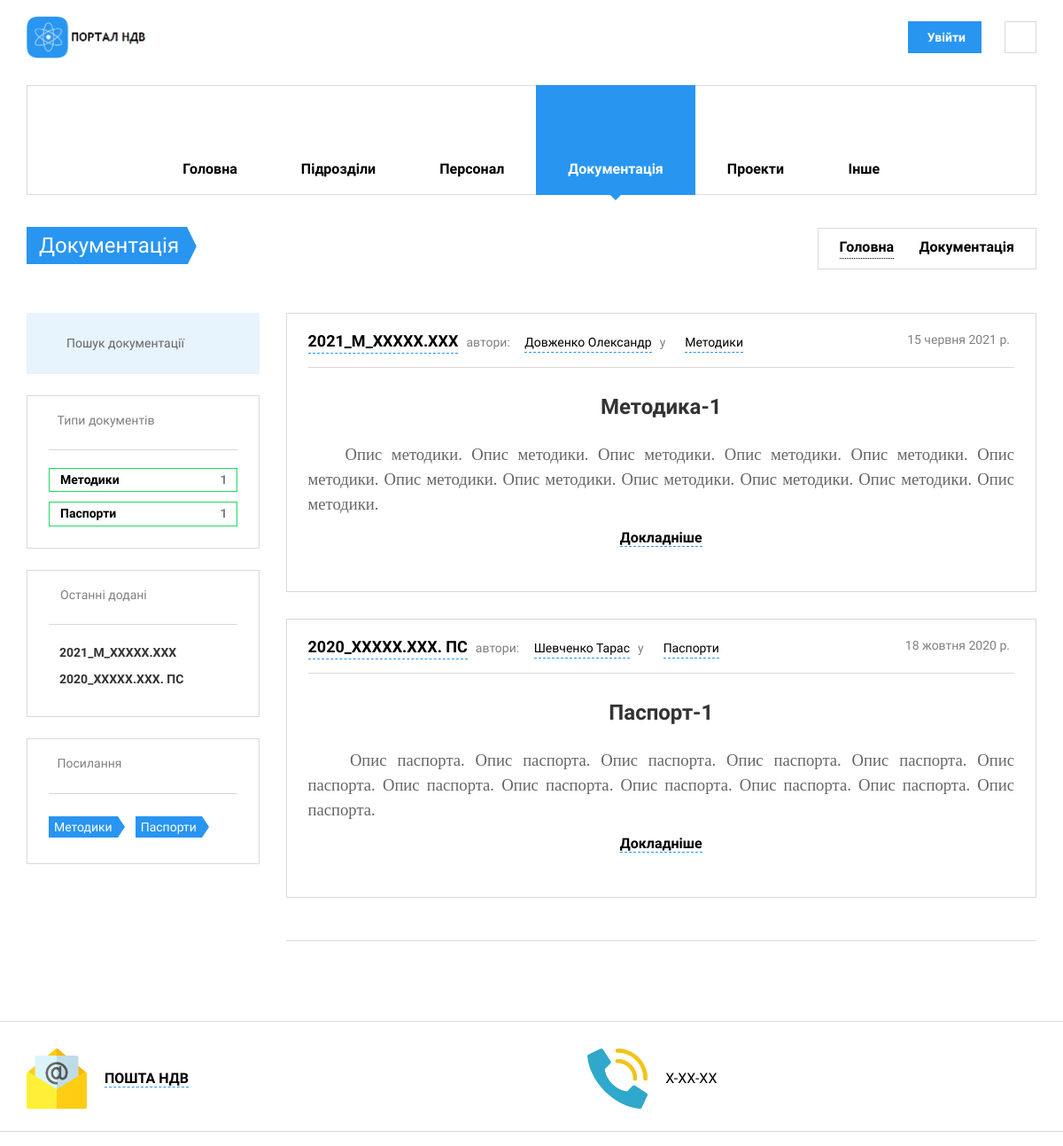
The page /documents/docs/ (upper part) on the database as committed earlier.
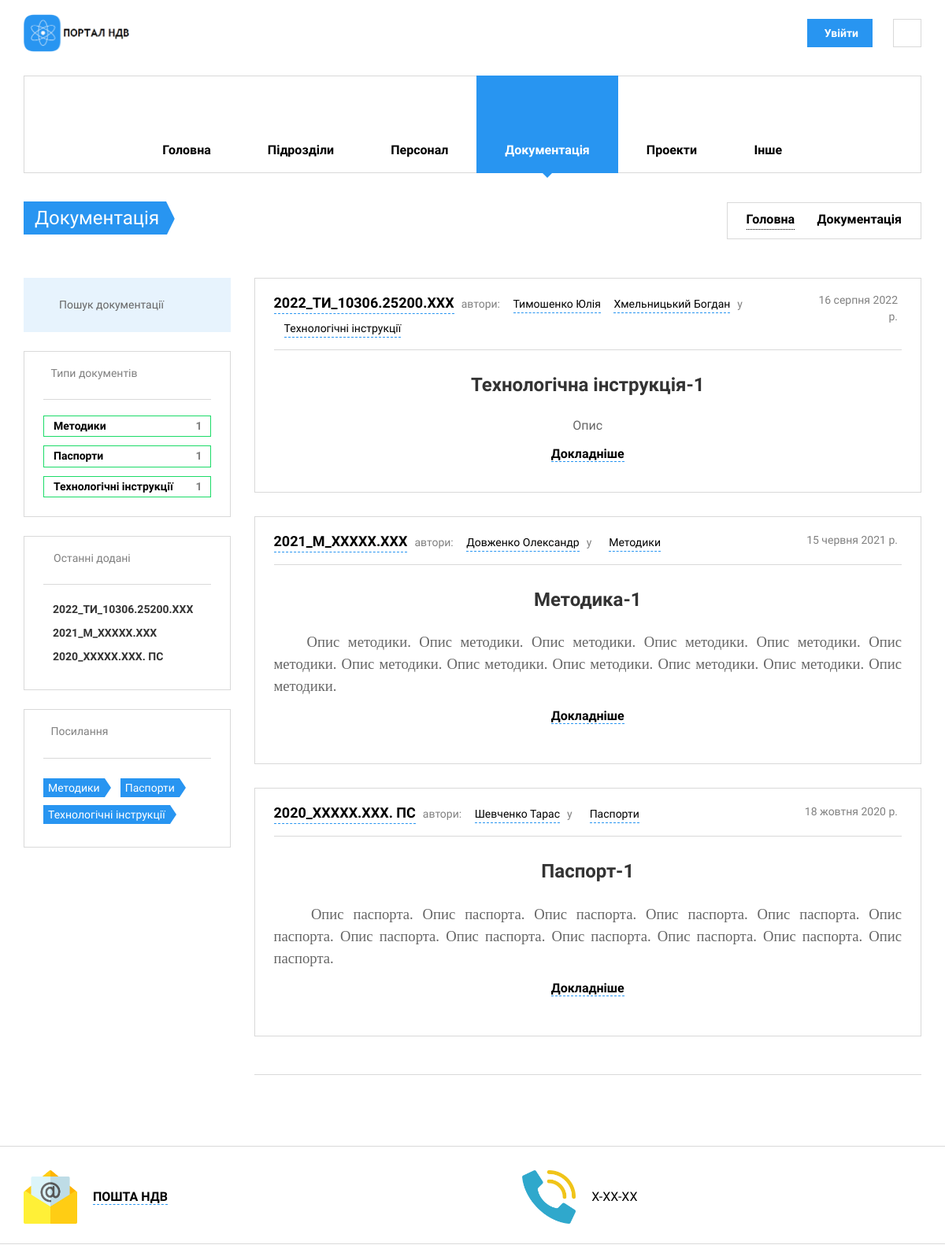
The same page on the database as committed later.
### documents/models.py (models this page shows, shortened)
class Documents(models.Model):
    CHOICES_DOC_TYPE = (
        ("M", "Методики"), ("P", "Паспорти"), ("KE", "Керівництва з експлуатації"), ("TD", "Техничні довідки"),
        ("ZT", "Технічні звіти"), ("TI", "Технологічні інструкції"), ("I", "Інше"), (None, "Тип"))
    CHOICES_STATUS = (("Р", "Розробка"), ("У", "Узгодження"), ("В", "Впроваджено"), (None, "Статус"))
    year = models.CharField(max_length=4, help_text="Введіть рік випуску",
                            verbose_name="Рік випуску", null=True)
    number = models.CharField(max_length=20, help_text="Введіть номер документу",
                              verbose_name="Номер документа", null=True)
    name = models.CharField(max_length=500, help_text="Введіть назву документу",
                            verbose_name="Назва документа")
    description = models.TextField(max_length=5000, help_text='Введіть короткий опис документа (мета)',
                                   verbose_name='Опис документа', null=True)
    slug = models.SlugField(max_length=500, unique=True, verbose_name='URL', db_index=True)
    div = models.ForeignKey(Divisions, on_delete=models.SET_NULL, null=True, verbose_name='Назва підрозділу',
                            related_name='div')
    author = models.ManyToManyField(Staff, verbose_name='Автор', help_text="Оберіть автора/авторів документу",
                                    related_name='authors')
    type = models.CharField(max_length=50, help_text="Оберіть тип документу",
                            verbose_name="Тип документу", choices=CHOICES_DOC_TYPE)
    status = models.CharField(max_length=50, help_text="Поточний статус документу",
                              verbose_name="Статус документу", choices=CHOICES_STATUS)
    def directory_path(instance, filename):
        return f'archives/{instance.div.slug}/{instance.type}/{filename}'
    doc = models.FileField(upload_to=directory_path)
    release_date = models.DateField(help_text="Введіть дату впровадження", verbose_name="Дата впровадження",
                                    blank=True, null=True)
    objects = models.Manager()
    def display_author(self):
        return ', '.join([self.staff.fio.split()[0] for self.staff in self.author.all()])
    display_author.short_description = 'Автори'
    def file_load(self):
        self.doc.upload_to = f'archives/{self.div.slug}/{self.type}/'
        return self.doc.upload_to
    file_load.short_description = 'Розташування файлу'
    class Meta:
        verbose_name = 'Документація'
        verbose_name_plural = 'Документація'
        ordering = ['-release_date']

### staff/models.py (models this page shows, shortened)
class Staff(models.Model):
    fio = models.CharField(max_length=100, help_text='не більше ніж 100 символів',
                           verbose_name='ПІБ')
    slug = models.SlugField(max_length=100, unique=True, verbose_name='URL', db_index=True)
    div = models.ForeignKey(Divisions, on_delete=models.SET_NULL, verbose_name='Підрозділ', null=True)
    tabel = models.CharField(max_length=5, help_text='не більше ніж 5 символів', verbose_name='Табельный номер',
                             unique=True)
    prof = models.CharField(max_length=100, help_text='не більше ніж 100 символів',
                            verbose_name='Посада')
    oklad = models.IntegerField(verbose_name='Оклад')
    birthday = models.DateField(verbose_name="Дата народження", blank=True)
    phone = models.CharField(max_length=18, help_text='формат +38(ХХХ)-ХХХ-ХХ-ХХ',
                             verbose_name='Номер телефону')
    adress = models.CharField(max_length=100, help_text='формат пр/вул/провулок ХХХХХ д.ХХ кв.ХХ',
                              verbose_name='Домашня адреса')
    photo = models.ImageField(upload_to="workers_foto/", verbose_name="Фото")
    objects = models.Manager()
    class Meta:
        verbose_name = 'Персонал'
        verbose_name_plural = 'Персонал'
        ordering = ['fio']

### documents/views.py (the view)
# urls.py: path('docs/', DocsList.as_view(), name='docs'),
class DocsList(ListView, PortalMixin):
    model = Documents
    template_name = 'documents/docs.html'
    paginate_by = 4
    def get_context_data(self, *, object_list=None, **kwargs):
        context = super().get_context_data(object_list=None, **kwargs)
        context['docs_all'] = Documents.objects.only('year', 'slug', 'number')
        """використання PortalMixin"""
        self.divisions = Divisions.objects.only('abr', 'slug')
        mixin_context = self.get_user_context()
        return dict(list(context.items()) + list(mixin_context.items()))

### nio_app/utilits.py (called while the page is built)
    def docs_name(self):
        doc = (
            ("M", "Методики"), ("P", "Паспорти"), ("KE", "Керівництва з експлуатації"), ("TD", "Техничні довідки"),
            ("ZT", "Технічні звіти"), ("TI", "Технологічні інструкції"), ("I", "Інше"))
        docs_type = Documents.objects.values('type').annotate(Count('type'))
        dt = []
        for i in doc:
            for t in docs_type:
                if t['type'] in i:
                    add = [i[0], i[1], t['type__count']]
                    dt.append(add)
                else:
                    continue
        return dt

    def get_user_context(self, **kwargs):
        context = kwargs
        context['divisions'] = self.divisions
        context['dt'] = self.docs_name()
        context['projects'] = Projects.objects.only('name')
        context['page'] = ''
        return context

### documents/templates/documents/docs.html (shortened to what this page needs)
{% extends 'nio_app/base_portal.html' %}
{% load static %}
{% block main %}
<li class="menu-item-has-children">
  {% endblock main %}
  {% block divs %}
<li class="menu-item-has-children">
  {% endblock divs %}
  {% block staff %}
<li class="menu-item-has-children">
  {% endblock staff %}
  {% block docs %}
<li class="menu-item-has-children current-menu-item">
  {% endblock docs %}
  {% block projects %}
<li class="menu-item-has-children">
  {% endblock projects %}
  {% block other %}
<li class="menu-item-has-children">
  {% endblock other %}
{% block content %}
<section class="page-title">
  <div class="container">
    <div class="inner">
      <div class="column">
        <div class="title">
          <a href="{% url 'documents:docs' %}">
          <h1>Документація</h1>
          </a>
        </div>
      </div>
      <div class="column">
        <div class="breadcrumbs">
          <a href="{% url 'nio_app:index_portal' %}">Головна</a>
          <span class="delimiter"><i class="icon-arrow-right"></i></span>
          <span>Документація</span>
        </div>
      </div>
    </div>
  </div>
</section>
<section class="container">
  <div class="row">
    <div class="col-lg-9 col-md-8 col-lg-push-3 col-md-push-4">
      {% for d in object_list %}
      <section class="post-item">
        <div class="post-body">
          <div class="post-meta">
            <div class="column">
              <span><a href="{% url 'documents:doc_single' d.slug %}" style="font-size: 18px">
                <strong>{{ d.year }}_{{ d.number }}</strong></a>
              </span>
              <span>
                  автори:
                {% for a in d.author.all %}
                <i class="icon-head"></i>
               <a href="{% url 'staff:staff_single' a.slug %}">
                    {{ a.fio }}</a>
                {% endfor %}
              </span>
              <span>у</span>
              <span>
                <i class="icon-ribbon"></i>
                <a href="{% url 'documents:docs_type' d.type %}">{{ d.get_type_display }}</a>
              </span>
            </div>
            <div class="column"><span>{{ d.release_date }}</span></div>
          </div>
          <a href="{% url 'documents:doc_single' d.slug %}" class="post-title">
            <h3>{{ d.name }}</h3>
          </a>
          <p>{{ d.description|safe|truncatewords:25 }}</p>
          <a href="{% url 'documents:doc_single' d.slug %}">Докладніше</a>
        </div>
      </section>
      {% endfor %}
        {% include 'nio_app/include/pagination.html' %}
    </div>
        {% include 'documents/include/sidebar_docs.html' %}
  </div>
</section>
{% endblock content %}

### nio_app/templates/nio_app/base_portal.html (shortened to what this page needs)
<!DOCTYPE html>
<html>
<head>
  {% load static %}
  <link href="{% static 'nio_app/masterslider/style/masterslider.css' %}" rel="stylesheet" media="screen">
  <link href="{% static 'nio_app/css/styles.min.css' %}" rel="stylesheet" media="screen">
</head>
<body class="is-preloader preloading">
  <div class="page-wrapper">
    <header class="navbar navbar-sticky">
        {% include 'nio_app/include/header.html' %}
  <div class="container">
    <nav class="main-navigation">
      <ul class="menu">
        {% block main %}{% endblock main %}
          <a href="{% url 'nio_app:index_portal' %}" id="nav_header"><i class="flaticon-technology46"></i>Головна</a>
        </li>
        {% block divs %}{% endblock divs %}
          <a href="{% url 'nio_app:index_portal' %}#divs"><i class="flaticon-space-ship2"></i>Підрозділи</a>
        </li>
        {% block staff %}{% endblock staff %}
          <a href="{% url 'staff:staff' %}"><i class="flaticon-technological"></i>Персонал</a>
        </li>
        {% block docs %}{% endblock docs %}
          <a href="{% url 'documents:docs' %}"><i class="flaticon-writing50"></i>Документація</a>
        </li>
        {% block projects %}{% endblock projects %}
          <a href="{% url 'projects:projects' %}"><i class="flaticon-drawing33"></i>Проекти</a>
        </li>
        {% block other %}{% endblock other %}
          <a href="{% url 'nio_app:cats' %}"><i class="flaticon-positive"></i>Інше</a>
        </li>
      </ul>
    </nav>
  </div>
</header>
      {% block content %}
      {%  endblock content %}
{% include 'nio_app/include/footer.html' %}
</body>
</html>

### nio_app/templates/nio_app/include/header.html (shortened to what this page needs)
{% load static %}
  <div class="topbar">
    <div class="container">
      <a href="{% url 'nio_app:index_portal' %}" class="site-logo">
        <img src="{% static 'nio_app/img/logo.png' %}" alt="Портал НДВ">
      </a>
      <div class="toolbar">
        {% if request.user.is_authenticated %}
        <a href="{% url 'nio_app:logout' %}"
           class="btn btn-sm btn-default btn-icon-right waves-effect waves-light">
           {{user.username}} | Вийти
        </a>
        {% else %}
         <a href="{% url 'nio_app:login' %}"
           class="btn btn-sm btn-default btn-icon-right waves-effect waves-light">
           Увійти
        </a>
        {% endif %}
        <div class="search-btn">
          <i class="icon-search"></i>
        </div>
      </div>
    </div>
  </div>

### nio_app/templates/nio_app/include/pagination.html (shortened to what this page needs)
<div class="pagination space-top-2x">
</div>

### documents/templates/documents/include/sidebar_docs.html (shortened to what this page needs)
{% load static %}
<div class="col-lg-3 col-md-4 col-lg-pull-9 col-md-pull-8">
    <aside class="sidebar">
        <section class="widget widget_search">
            <form method="get" class="search-box" action="{% url 'documents:search_docs' %}">
                <input type="text" class="form-control" name="search_docs" placeholder="Пошук документації"
                pattern="^[А-Яа-яґҐЁёІіЇїЄє'''\s-]+$" title="Не підтримуються латинськи символи" >
            <button type="submit"><i class="icon-search"></i></button>
            </form>
        </section>
        <section class="widget widget_categories">
            <h3 class="widget-title"><i class="icon-ribbon"></i>Типи документів
            </h3>
            <ul>{% for d in dt %}
                <li><a href="{% url 'documents:docs_type' d.0 %}">{{ d.1 }}<span>{{ d.2 }}</span></a>
                </li>
                {% endfor %}
            </ul>
        </section>
        <section class="widget widget_recent_posts">
            <h3 class="widget-title"><i class="icon-paper"></i>
                Останні додані
            </h3>
            {% for d in docs_all|slice:":7" %}
            <div class="item" style="margin-bottom: 6px">
                <div class="info">
                    <h4><a href="{% url 'documents:doc_single' d.slug %}">{{ d.year }}_{{ d.number }}</a></h4>
                </div>
            </div>
            {% endfor %}
        </section>
        <section class="widget widget_tag_cloud">
            <h3 class="widget-title"><i class="icon-tag"></i>Посилання
            </h3>
            {% for d in dt %}
            <a href="{% url 'documents:docs_type' d.0 %}">{{ d.1 }}</a>
            {% endfor %}
        </section>
    </aside>
</div>

### nio_app/templates/nio_app/include/footer.html (shortened to what this page needs)
{% load static %}
    <footer class="footer">
      <div class="top-footer">
        <div class="container">
          <div class="tools">
            <div class="cell">
              <i><img src="{% static 'nio_app/img/footer/icons/email.png' %}" alt="Email"></i>
              <span><a href=mailto:savolk@zorya.com?subject=Повідомлення%20з%20порталу&amp;body=Доброго%20дня">ПОШТА НДВ</a></span>
            </div>
            {% if request.user.is_staff %}
            <div class="cell">
              <i><img src="{% static 'nio_app/img/footer/icons/phone-call.png' %}" alt="Phone"></i>
              <span><a href="#"></a>9-78-33</span>
            </div>
            {% else %}
            <div class="cell">
              <i><img src="{% static 'nio_app/img/footer/icons/phone-call.png' %}" alt="Phone"></i>
              <span><a href="#"></a>X-XX-XX</span>
            </div>
            {% endif %}
          </div>
        </div>
      </div>
      <div class="bottom-footer">
      </div>
    </footer>
  </div>

### nio_app/templates/nio_app/include/js.html (shortened to what this page needs)
{% load static %}

Rows that differ between the two databases and show on the page:
added Documents: year "2022", number "ТИ_10306.25200.ХХХ", type "Технологічні інструкції", release_date "16 серпня 2022 р.", name "Технологічна інструкція-1", description "Опис"
now on this page (row unchanged): Staff: fio "Тимошенко Юлія", shown under "2022"
now on this page (row unchanged): Staff: fio "Хмельницький Богдан", shown under "2022"
Other text that changed with them:
new list line: "Технологічні інструкції 1"
new list line: "Технологічні інструкції"
